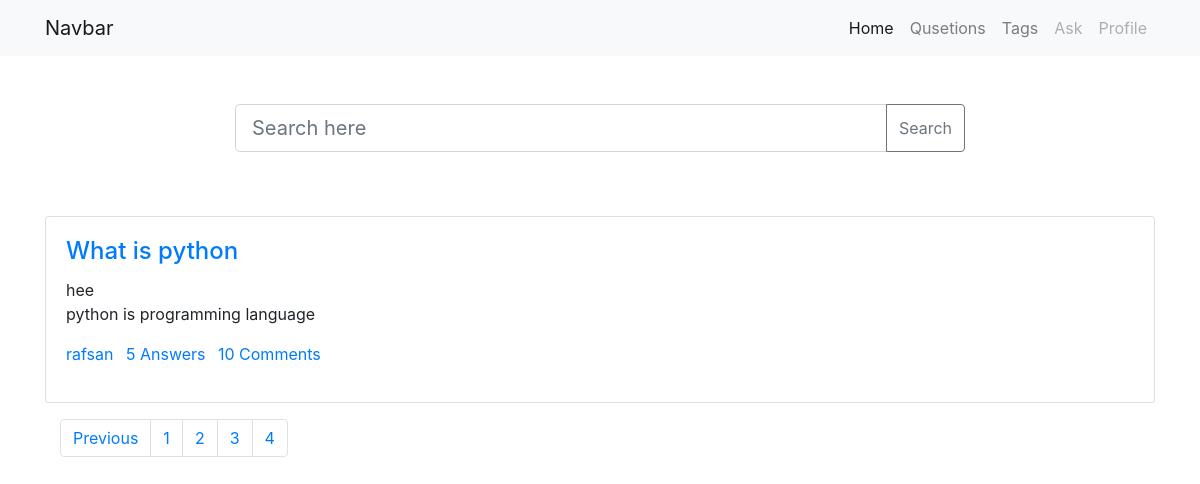
/?page=4, run on the app's committed database.
### qa/models.py (models this page shows, shortened)
class Question(models.Model):
    user = models.ForeignKey(User,on_delete = models.CASCADE)
    title = models.CharField( max_length=300)
    detail =models.TextField()
    created_at = models.DateField(auto_now_add = True)

### qa/views.py (the view)
# urls.py: path('', views.home, name = 'home'),
def home(request):
    quest = Question.objects.all().order_by('-id')
    paginator = Paginator(quest, 1)
    page_num = request.GET.get('page', 1)
    quest = paginator.page(page_num)
    return render(request, 'home.html', {'quest': quest})

### qa/templates/home.html (shortened to what this page needs)
<!DOCTYPE html>
<html>
<head>
    <link rel="stylesheet" href="https://cdn.jsdelivr.net/npm/bootstrap@4.0.0/dist/css/bootstrap.min.css">
</head>
<body>
    <nav class="navbar navbar-expand-lg navbar-light bg-light">
        <div class="container">
            <a class="navbar-brand" href="#">Navbar</a>
            <div class="collapse navbar-collapse" id="navbarNav">
                <ul class="navbar-nav ml-auto">
                    <li class="nav-item active">
                        <a class="nav-link" href="#">Home</a>
                    </li>
                    <li class="nav-item">
                        <a class="nav-link" href="#">Qusetions</a>
                    </li>
                    <li class="nav-item">
                        <a class="nav-link" href="#">Tags</a>
                    </li>
                    <li class="nav-item">
                        <a class="nav-link disabled" href="#">Ask</a>
                    </li>
                    <li class="nav-item">
                        <a class="nav-link disabled" href="#">Profile</a>
                    </li>
                </ul>
            </div>
        </div>
    </nav>
    <div class="container py-5">
        <div class="row">
            <div class="col-md-8 offset-2">
                <div class="input-group mb-3">
                    <input type="text" class="form-control form-control-lg" placeholder="Search here" aria-label="Recipient's username" aria-describedby="basic-addon2">
                    <div class="input-group-append">
                      <button class="btn btn-outline-secondary" type="button">Search</button>
                    </div>
                </div>
            </div>
        </div>
    </div>
    <div class="container">
        {% for q in quest %}
        <div class="card mb-3">
            <div class="card-body">
                <h4 class="card-title"><a href="/detail/{{q.id}}">{{q.title}}</a></h4>
                </h6>hee</h6>
                <p class="card-text">{{q.detail}}</p>
                <p>
                    <a href="#" class="mr-2">{{q.user.username}}</a>
                    <a href="#" class="mr-2">5 Answers</a>
                    <a href="#" class="mr-2">10 Comments</a>
                </p>
            </div>
        </div>
        {% endfor %}
        <div class="container">
            <nav aria-label="Page navigation example">
                <ul class="pagination">
                    {% if quest.has_previous %}
                    <li class="page-item">
                        <a class="page-link" href="?page={{ quest.previous_page_number }}">Previous</a>
                    </li>
                    {% endif %}
                    {% for i in quest.paginator.page_range %}
                    <li class="page-item {% if q.number == i %}active{% endif %}">
                        <a class="page-link" href="?page={{ i }}">{{ i }}</a>
                    </li>
                    {% endfor %}
                </ul>
            </nav>
        </div>
</body>
</html>

### data on the page
Question: title "What is python", detail "python is programming language", user.username "rafsan"

### other printed values
{{ i }} "1" "2" "3" "4"
